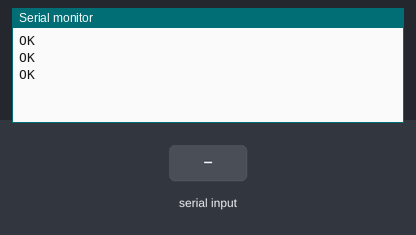
A sketch run on a simulated Arduino Mega 2560, built with avr-gcc and run on an emulated ATmega2560. On the bench: the last lines printed to the serial monitor. The test bench sets the inputs (shaded band). The modem accepts every AT command (registered, SIM ready, sends succeed) and sends nothing else.

Above: at 2.2 s.
2.3 s: "1" received over the second serial link
At 3.5 s:
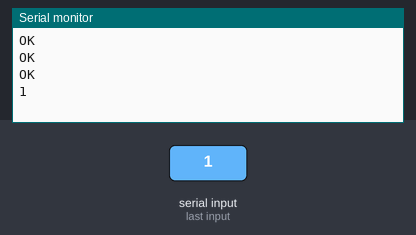
3.8 s: "0" received over the second serial link
At 4.7 s:
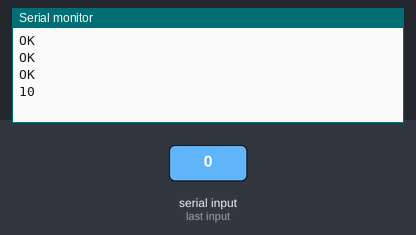

The sketch:

CONFIGURACION_WIFI0_CENTRAL.ino
```cpp
#include <SoftwareSerial.h>

SoftwareSerial WIFI_0(53, 52); // RX | TX

void setup() {

//---------CONFIGURACION PUERTO SERIE--------------------------
   Serial.begin(19200);      //Se inicia la comunicación serial

//----------CONFIGURACION PUERTO SERIE PARA WIFI----------------
   WIFI_0.begin(19200);

//----------CONFIGURA EL MODULO---------------------------------

CONFIGURACION_WIFI_0();

}


void loop() {

WIFI(); //ENVIA A LA TERMINAL DE ARDUINO LO QUE PASO EN LA TERMINAL DEL MODULO WIFI

}
```

CONFIGURACION_WIFI_0.ino
```cpp
void CONFIGURACION_WIFI_0(){
WIFI_0.println("AT+CWMODE=2");   /* 1 = Station mode (client)
                                    2 = AP mode (host)
                                    3 = AP + Station mode (Yes, ESP8266 has a dual mode!)*/
delay(500);

WIFI_0.print("AT+CWSAP=");
WIFI_0.write(34);
WIFI_0.print("central_0");   //NOMBRE DEL ACCESPOINT DEBE SER DEL ESTILO esp_123
WIFI_0.write(34);
WIFI_0.print(",");
WIFI_0.write(34);
WIFI_0.print("shibato35118"); //LA CONTRASEÑA A USAR, DEBE SER DEL ESTILO 1234test, LOS NUMEROS SON:
WIFI_0.write(34);
WIFI_0.print(",");
WIFI_0.println("5,4,3,1");
                                                                                    //  5 ES EL CANAL

                                                                                   //  EL 4 ES EL CIFRADO
                                                                                   //   0 = OPEN
                                                                                   //   2 = WPA_PSK
                                                                                   //   3 = WPA2_PSK
                                                                                   //   4 = WPA_WPA2_PSK*/

delay(500);
WIFI_0.println("AT+CIPMODE=0");  /*0: normal mode (MODO TRANSPARENTE, LO QUE LLEGA LO MANDA AL PUERTO SERIE)
                                 1: unvarnished transmission mode*/

}
```

WIFI.ino
```cpp
void WIFI (){

String B= "." ;
     if (WIFI_0.available())
         { char c = WIFI_0.read() ;
           Serial.print(c);
         }
     if (Serial.available())
         {  char c = Serial.read();
            WIFI_0.print(c);
         }
   }
```

Measured:
- after the input at 2.3 s, the serial monitor: prints a new line at once (image 1)
- after the input at 3.8 s, the serial monitor: prints a new line at once (image 2)
